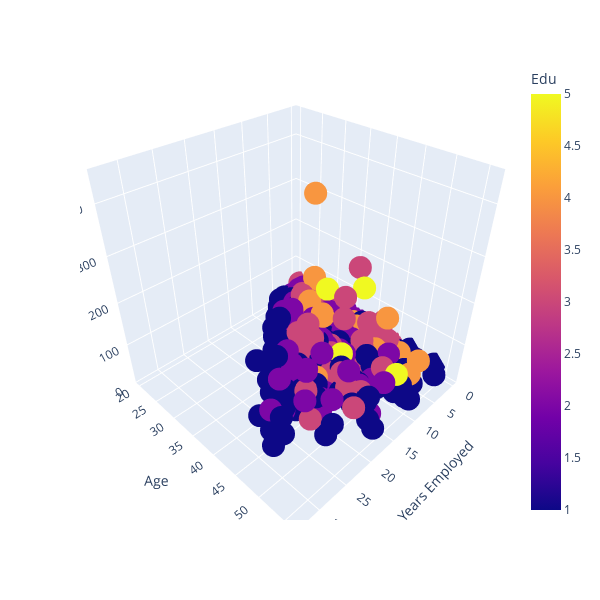

Notebook cell for this chart:
### Code cell
import plotly.express as px
#df = px.data.iris()
fig = px.scatter_3d(df, x='Years Employed', y='Age', z='Income',color='Edu')
fig.update_layout(width=600,height=600,)
fig.show()

### Figure 1 — Plotly figure (JSON) as saved in the notebook; plotly's stock layout.template omitted (floating-point values rounded to 4 significant figures; data arrays with more than 128 entries replaced by an {"elided": "..."} marker saying what was removed)
{"data": [{"hoverlabel": {"namelength": 0}, "hovertemplate": "Years Employed=%{x}<br>Age=%{y}<br>Income=%{z}<br>Edu=%{marker.color}", "legendgroup": "", "marker": {"color": {"elided": "850 int values"}, "coloraxis": "coloraxis", "symbol": "circle"}, "mode": "markers", "name": "", "scene": "scene", "showlegend": false, "type": "scatter3d", "x": {"elided": "850 int values"}, "y": {"elided": "850 int values"}, "z": {"elided": "850 int values"}}], "layout": {"coloraxis": {"colorbar": {"title": {"text": "Edu"}}, "colorscale": [[0, "#0d0887"], [0.1111, "#46039f"], [0.2222, "#7201a8"], [0.3333, "#9c179e"], [0.4444, "#bd3786"], [0.5556, "#d8576b"], [0.6667, "#ed7953"], [0.7778, "#fb9f3a"], [0.8889, "#fdca26"], [1, "#f0f921"]]}, "height": 600, "legend": {"tracegroupgap": 0}, "margin": {"t": 60}, "scene": {"domain": {"x": [0, 1], "y": [0, 1]}, "xaxis": {"title": {"text": "Years Employed"}}, "yaxis": {"title": {"text": "Age"}}, "zaxis": {"title": {"text": "Income"}}}, "width": 600}}
